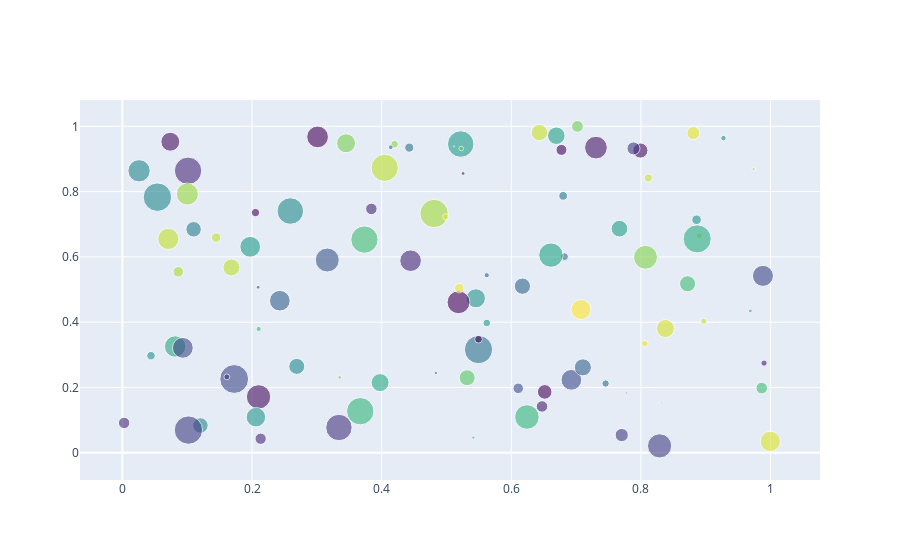

Write notebook code for a chart like this one.
### Code cell
N = 100
x = np.random.rand(N)
y = np.random.rand(N)
colors = np.random.rand(N)
sz = np.random.rand(N)*30

fig = go.Figure()
fig.add_scatter(x = x,
                y = y,
                mode= 'markers',
                marker = {'size': sz,
                          'color':colors,
                          'opacity':0.6,
                          'colorscale':'Viridis'});
iplot(fig)
